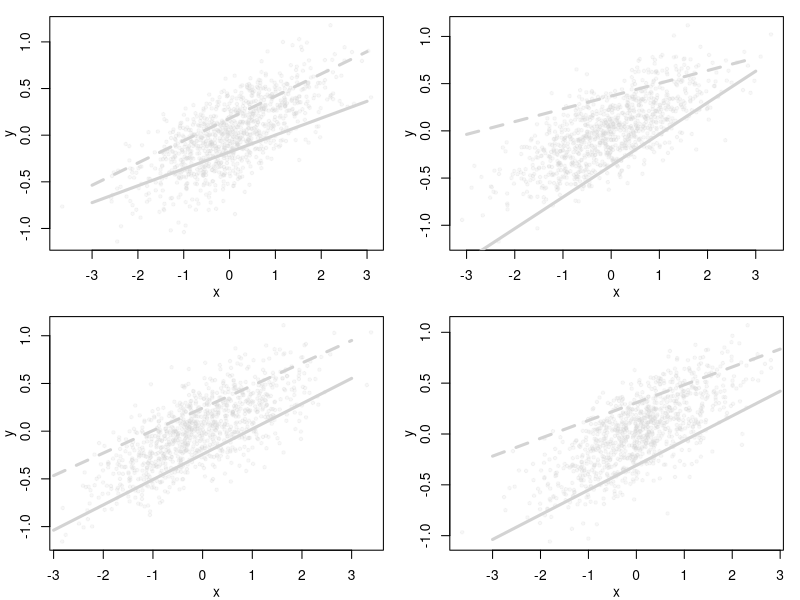

The R source for this figure:
##b3=0
N<-1000
rho<-0 #.3#rho<-c(0,.5) #seq(0,.3,by=.1)
J<-c(5,10,15,20)
pars<-expand.grid(N=N,rho=rho,J=J)
tmp<-list()
for (i in 1:nrow(pars)) tmp[[i]]<-pars[i,]
pars<-tmp


simfun<-function(pars,b1=.25,b2=.25) {
    for (i in 1:length(pars)) assign(names(pars)[i],pars[[i]][1])
    std<-function(x) (x-mean(x,na.rm=TRUE))/sd(x,na.rm=TRUE)
    library(MASS)
    sig<-r2<-numeric()
    xz<-mvrnorm(N,mu=c(0,0),Sigma=matrix(c(1,rho,rho,1),2,2))
    theta<-sort(rnorm(J-1))
    y<-b1*xz[,1]+b2*xz[,2]
    J<-(length(theta)+1)
    p<-matrix(0,nrow=N,ncol=J)
    sigma<-function(z) 1/(1+exp(-z))
    for (j in 1:(J-1)) {
        tmp<-theta[j]-y
        p[,j]<-sigma(tmp)
    }
    cum.p<-p
    for (j in 2:(J-1))  p[,j]<-cum.p[,j]-cum.p[,(j-1)]
    p[,J]<-1-rowSums(p)
    ystar<-y
    for (ii in 1:N) {
        v<-rmultinom(1,1,p[ii,])
        y[ii]<-which(v==1)
    }
    ##
    df<-data.frame(y=y,x=xz[,1],z=xz[,2],ystar=ystar)
}
L<-lapply(pars,simfun)


par(mfrow=c(2,2),mgp=c(2,1,0),mar=c(3,3,1,1))
library(ordinal)
for (i in 1:length(L)) {
    z<-L[[i]]
    cc<-col2rgb("lightgray")
    c1<-rgb(cc[1],cc[2],cc[3],max=255,alpha=45)
    plot(z$x,z$ystar,pch=19,cex=.575,col=c1,xlab='x',ylab='y')
    cc<-col2rgb("red")
    c2<-rgb(cc[1],cc[2],cc[3],max=255,alpha=45)
    #points(z$x,z$y,pch=19,cex=.5,col=c2)
    xv<-seq(-3,3,length.out=100)
    m0<-clm(factor(y)~x+z+x*z,data=z)
    beta<-m0$beta
    zz<- -1
    y<-beta[1]*xv+beta[2]*zz+beta[3]*xv*zz #y<-predict(m0,data.frame(x=xv,z=-1),type='linear.predictor')
    lines(xv,y,col='lightgray',lty=1,lwd=3)
    #y<-predict(m0,data.frame(x=xv,z=1),type='response')
    zz<- 1
    y<-beta[1]*xv+beta[2]*zz+beta[3]*xv*zz #y<-predict(m0,data.frame(x=xv,z=-1),type='linear.predictor')
    lines(xv,y,col='lightgray',lty=2,lwd=3)
    m<-lm(y~x*z,z)
    y<-predict(m,data.frame(x=xv,z=-1))
    lines(xv,y,col='red',lty=1,lwd=2)
    y<-predict(m,data.frame(x=xv,z=1))
    lines(xv,y,col='red',lty=2,lwd=2)
    ## if (i==1) {
    ##     legend("topleft",bty='n',ncol=2,c("z=-1","z=+1","y","ystar"),lty=c(1,2,NA,NA),pch=c(NA,NA,19,19),col=c("black","black","red","gray"),title=paste("b0=",round(pars[[i]]$b0,2)))
    ## } else {
    ##     legend("topleft",bty='n',legend=NA,title=paste("b0=",round(pars[[i]]$b0,2)))
    ## }        
    ## legend("bottomright",bty='n',fill=c("red","lightgray"),c(paste("pv_lm=",round(summary(m)$coef[4,4],2)),paste("pv_glm=",round(summary(m0)$coef[4,4],2))))
}
